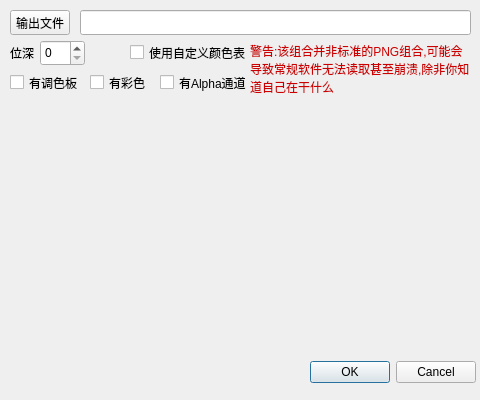
<?xml version="1.0" encoding="UTF-8"?>
<ui version="4.0">
 <class>Dialog_SavePNG</class>
 <widget class="QDialog" name="Dialog_SavePNG">
  <property name="geometry">
   <rect>
    <x>0</x>
    <y>0</y>
    <width>480</width>
    <height>400</height>
   </rect>
  </property>
  <property name="windowTitle">
   <string>Dialog</string>
  </property>
  <widget class="QDialogButtonBox" name="buttonBox">
   <property name="geometry">
    <rect>
     <x>310</x>
     <y>360</y>
     <width>166</width>
     <height>25</height>
    </rect>
   </property>
   <property name="orientation">
    <enum>Qt::Horizontal</enum>
   </property>
   <property name="standardButtons">
    <set>QDialogButtonBox::Cancel|QDialogButtonBox::Ok</set>
   </property>
  </widget>
  <widget class="QLineEdit" name="lineEdit_OutputFilename">
   <property name="geometry">
    <rect>
     <x>80</x>
     <y>10</y>
     <width>391</width>
     <height>25</height>
    </rect>
   </property>
  </widget>
  <widget class="QPushButton" name="pushButton_OutputFilename">
   <property name="geometry">
    <rect>
     <x>10</x>
     <y>10</y>
     <width>60</width>
     <height>25</height>
    </rect>
   </property>
   <property name="text">
    <string>输出文件</string>
   </property>
  </widget>
  <widget class="QCheckBox" name="checkBox_hasPalette">
   <property name="geometry">
    <rect>
     <x>10</x>
     <y>70</y>
     <width>72</width>
     <height>25</height>
    </rect>
   </property>
   <property name="text">
    <string>有调色板</string>
   </property>
  </widget>
  <widget class="QCheckBox" name="checkBox_hasColor">
   <property name="geometry">
    <rect>
     <x>90</x>
     <y>70</y>
     <width>72</width>
     <height>25</height>
    </rect>
   </property>
   <property name="text">
    <string>有彩色</string>
   </property>
  </widget>
  <widget class="QCheckBox" name="checkBox_hasAlpha">
   <property name="geometry">
    <rect>
     <x>160</x>
     <y>70</y>
     <width>95</width>
     <height>25</height>
    </rect>
   </property>
   <property name="text">
    <string>有Alpha通道</string>
   </property>
  </widget>
  <widget class="QLabel" name="label_ColorTypeWarning">
   <property name="geometry">
    <rect>
     <x>250</x>
     <y>44</y>
     <width>221</width>
     <height>50</height>
    </rect>
   </property>
   <property name="palette">
    <palette>
     <active>
      <colorrole role="WindowText">
       <brush brushstyle="SolidPattern">
        <color alpha="255">
         <red>204</red>
         <green>0</green>
         <blue>0</blue>
        </color>
       </brush>
      </colorrole>
     </active>
     <inactive>
      <colorrole role="WindowText">
       <brush brushstyle="SolidPattern">
        <color alpha="255">
         <red>204</red>
         <green>0</green>
         <blue>0</blue>
        </color>
       </brush>
      </colorrole>
     </inactive>
     <disabled>
      <colorrole role="WindowText">
       <brush brushstyle="SolidPattern">
        <color alpha="255">
         <red>190</red>
         <green>190</green>
         <blue>190</blue>
        </color>
       </brush>
      </colorrole>
     </disabled>
    </palette>
   </property>
   <property name="text">
    <string>警告:该组合并非标准的PNG组合,可能会导致常规软件无法读取甚至崩溃,除非你知道自己在干什么</string>
   </property>
   <property name="wordWrap">
    <bool>true</bool>
   </property>
  </widget>
  <widget class="QCheckBox" name="checkBox_useCustomColorsList">
   <property name="geometry">
    <rect>
     <x>130</x>
     <y>40</y>
     <width>120</width>
     <height>25</height>
    </rect>
   </property>
   <property name="text">
    <string>使用自定义颜色表</string>
   </property>
  </widget>
  <widget class="QSpinBox" name="spinBox_bitDepth">
   <property name="geometry">
    <rect>
     <x>40</x>
     <y>40</y>
     <width>45</width>
     <height>26</height>
    </rect>
   </property>
   <property name="maximum">
    <number>255</number>
   </property>
  </widget>
  <widget class="QLabel" name="label_bitDepth">
   <property name="geometry">
    <rect>
     <x>10</x>
     <y>40</y>
     <width>25</width>
     <height>25</height>
    </rect>
   </property>
   <property name="text">
    <string>位深</string>
   </property>
  </widget>
 </widget>
 <resources/>
 <connections>
  <connection>
   <sender>buttonBox</sender>
   <signal>accepted()</signal>
   <receiver>Dialog_SavePNG</receiver>
   <slot>accept()</slot>
   <hints>
    <hint type="sourcelabel">
     <x>248</x>
     <y>254</y>
    </hint>
    <hint type="destinationlabel">
     <x>157</x>
     <y>274</y>
    </hint>
   </hints>
  </connection>
  <connection>
   <sender>buttonBox</sender>
   <signal>rejected()</signal>
   <receiver>Dialog_SavePNG</receiver>
   <slot>reject()</slot>
   <hints>
    <hint type="sourcelabel">
     <x>316</x>
     <y>260</y>
    </hint>
    <hint type="destinationlabel">
     <x>286</x>
     <y>274</y>
    </hint>
   </hints>
  </connection>
 </connections>
</ui>
